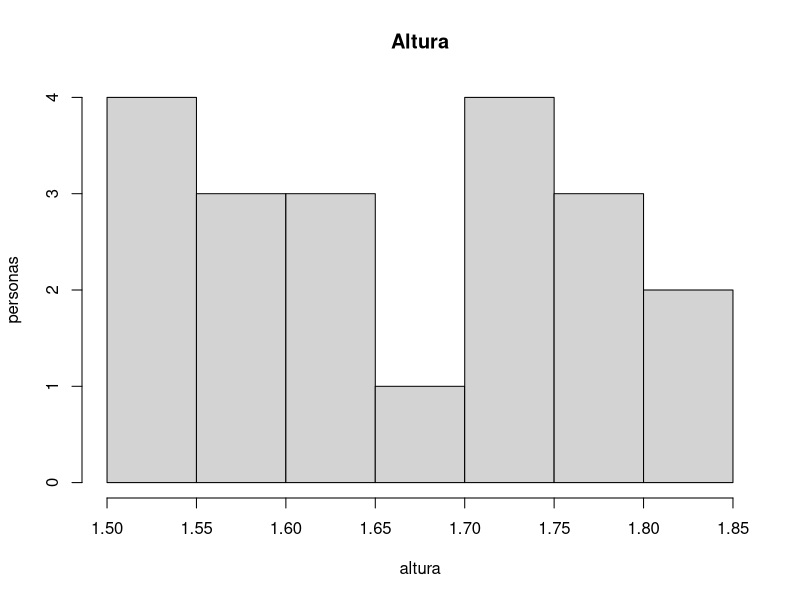
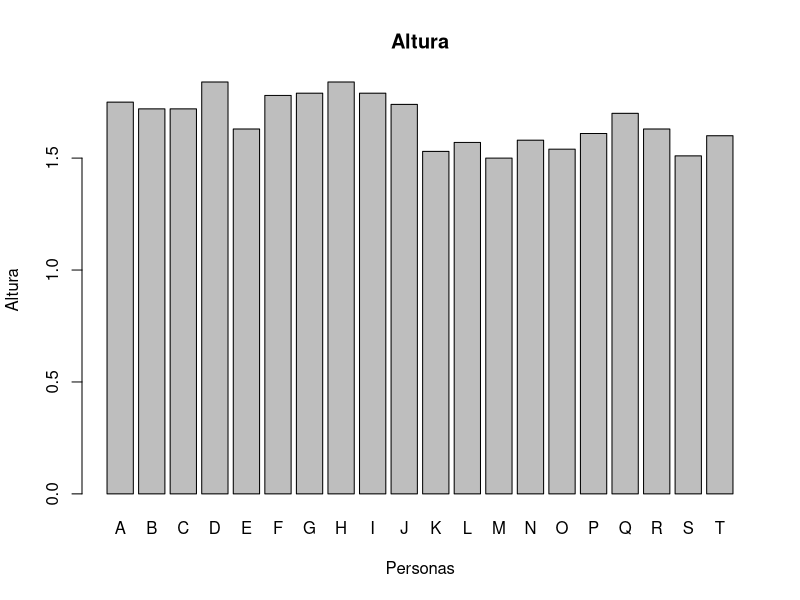
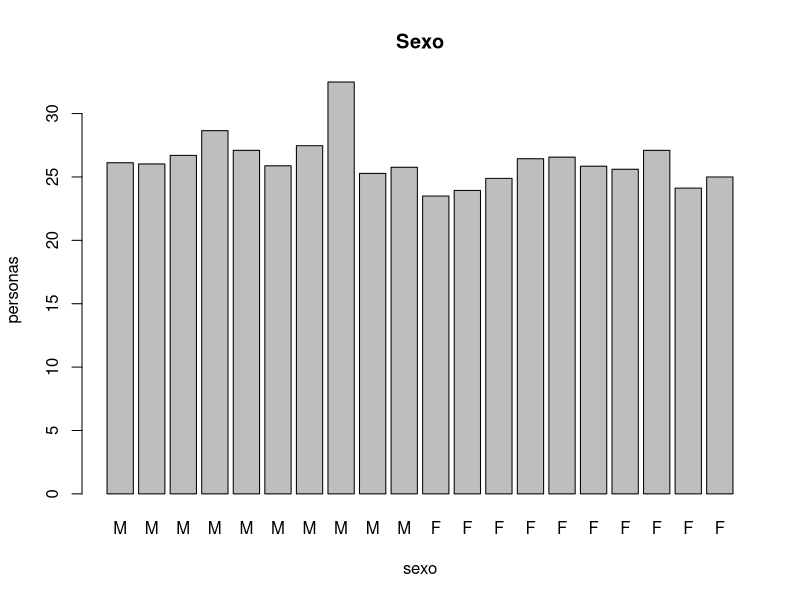

Recreate these plots in R, in order.
#Crear dataframe
peso <- c(80,77,79,97,72,82,88,110,81,78,55,59,56,66,63,67,74,72,55,64)
altura <- c(1.75,1.72,1.72,1.84,1.63,1.78,1.79,1.84,1.79,1.74, 1.53,1.57,1.50,1.58,1.54,1.61,1.70,1.63,1.51,1.60)
sexo <- c("M","M","M","M","M","M","M","M","M","M","F", "F","F", "F","F", "F","F", "F","F", "F")
imc <- c(peso[1:20]/(altura[1:20]*altura[1:20]))

daf <- data.frame(peso, altura, sexo, imc)


#Promedio de pesos por sexo
mean(peso[which(sexo=="M")])
mean(peso[which(sexo=="F")])
mean(peso)


#Renombrar
rownames(daf) <- c("A","B","C","D","E","F","G","H","I","J","K","L","M","N","O","P","Q","R","S","T")


#Grafica de Altura
#cantidades repetidas intervalos
hist(daf$altura, main = "Altura", xlab = "altura", ylab = "personas")
#completa
barplot(daf$altura, main = "Altura", names.arg = row.names(daf), xlab = "Personas", ylab = "Altura")



#Creacion de tablas y grafica imc por sexo
tableG <- table(daf$sexo, daf$imc)
print(tableG)
barplot(daf$imc, main = "Sexo", names.arg = daf$sexo, xlab = "sexo", ylab = "personas")

